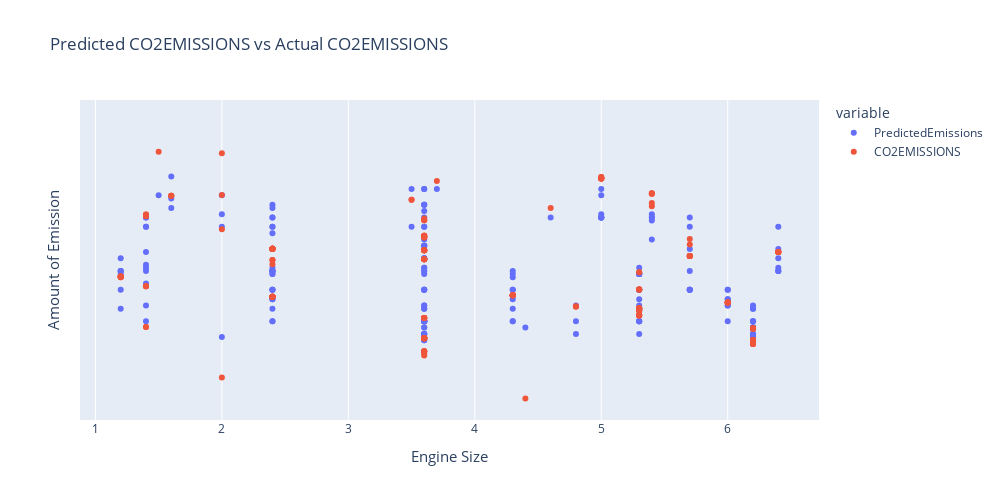

Notebook code for this chart:
### Code cell
fig.update_layout(
    autosize=False,
    width=1000,
    height=500,
    yaxis=dict(
        title_text="Amount of Emission",
        tickmode="array",
        titlefont=dict(size=15)),
    xaxis=dict(
        title_text="Engine Size",
        ticktext=["1", "2", "3", "4","5","6"],
        tickvals=[1, 2, 3, 4,5,6],
        tickmode="array",
        titlefont=dict(size=15))
)

### Figure 1 — Plotly figure (JSON) as saved in the notebook; plotly's stock layout.template omitted (floating-point values rounded to 4 significant figures; data arrays with more than 128 entries replaced by an {"elided": "..."} marker saying what was removed)
{"data": [{"hovertemplate": "variable=PredictedEmissions<br>ENGINESIZE=%{x}<br>value=%{y}<extra></extra>", "legendgroup": "PredictedEmissions", "marker": {"color": "#636efa", "symbol": "circle"}, "mode": "markers", "name": "PredictedEmissions", "orientation": "v", "showlegend": true, "type": "scatter", "x": {"elided": "427 float values"}, "xaxis": "x", "y": {"elided": "427 float values"}, "yaxis": "y"}, {"hovertemplate": "variable=CO2EMISSIONS<br>ENGINESIZE=%{x}<br>value=%{y}<extra></extra>", "legendgroup": "CO2EMISSIONS", "marker": {"color": "#EF553B", "symbol": "circle"}, "mode": "markers", "name": "CO2EMISSIONS", "orientation": "v", "showlegend": true, "type": "scatter", "x": {"elided": "427 float values"}, "xaxis": "x", "y": {"elided": "427 int values"}, "yaxis": "y"}], "layout": {"autosize": false, "height": 500, "legend": {"title": {"text": "variable"}, "tracegroupgap": 0}, "title": {"text": "Predicted CO2EMISSIONS vs Actual CO2EMISSIONS"}, "width": 1000, "xaxis": {"anchor": "y", "domain": [0, 1], "tickmode": "array", "ticktext": ["1", "2", "3", "4", "5", "6"], "tickvals": [1, 2, 3, 4, 5, 6], "title": {"font": {"size": 15}, "text": "Engine Size"}}, "yaxis": {"anchor": "x", "domain": [0, 1], "tickmode": "array", "ticktext": ["Very long label", "long label", "3", "label"], "tickvals": [1, 2, 3, 4], "title": {"font": {"size": 15}, "text": "Amount of Emission"}}}}
